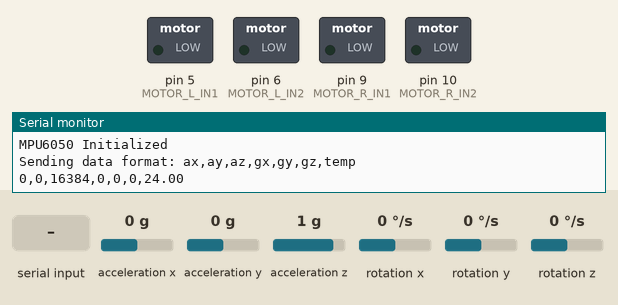
This sketch was run on a simulated Arduino Uno, built with avr-gcc and run on an emulated ATmega328P. Shown: switched loads named in the sketch (green lamp = pin HIGH), the last lines printed to the serial monitor. Wiring (inferred from the names in the program): MPU-6050 motion sensor at I2C address 0x68. Inputs (shaded band) come from the test bench; at power-on: acceleration x 0 g, acceleration y 0 g, acceleration z 1 g, rotation x 0 °/s, rotation y 0 °/s, rotation z 0 °/s.

Above: at 1.2 s.
1.3 s: "f" received over Serial
At 2.2 s:
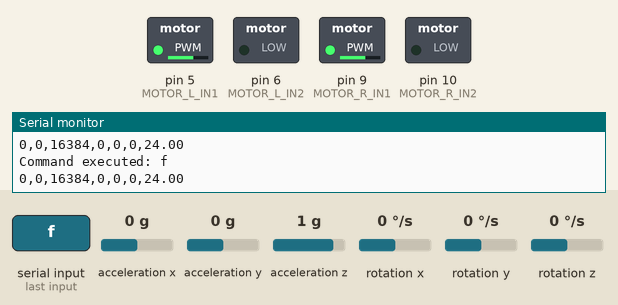
2.8 s: "b" received over Serial
At 3.3 s:
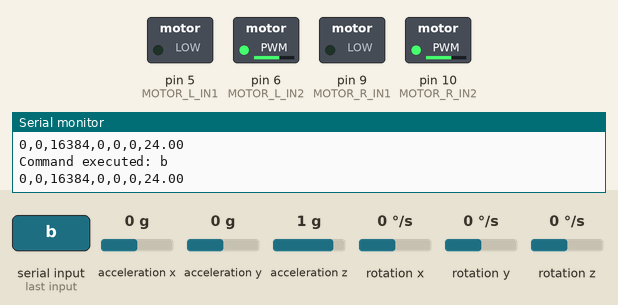
4.3 s: "l" received over Serial
At 5.5 s:
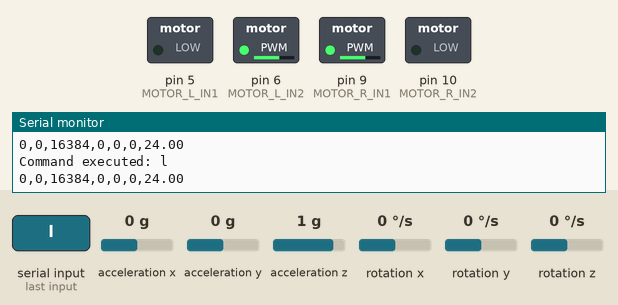
5.8 s: "r" received over Serial
At 6.8 s:
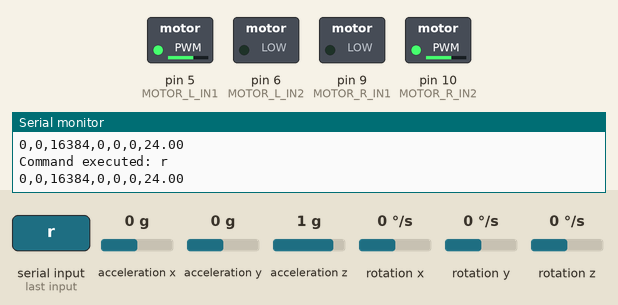
7.3 s: "t" received over Serial
At 7.9 s:
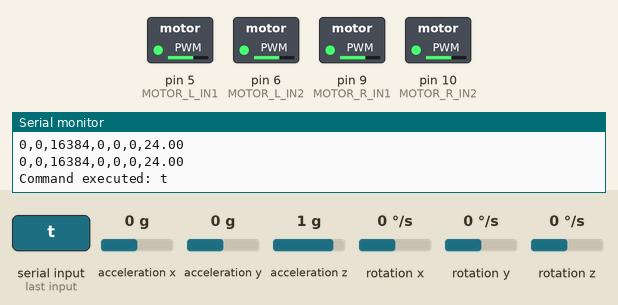
Timing chart, 0 to 9.8 s (numbered marks = the images above; inputs shaded):
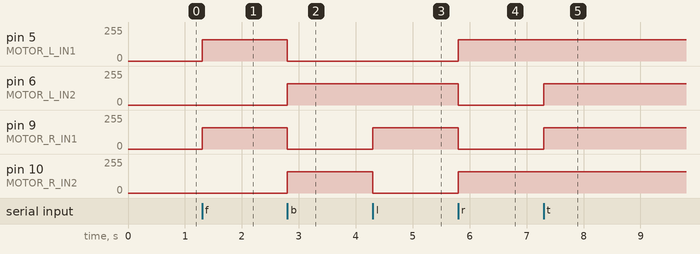

The sketch:

motor_driver_with_imu_pi_integration.ino
```cpp
/* Consolidated Arduino code for motor control and MPU6050 sensor data transmission
 * Features:
 * - Controls a six-wheel skid-steering robot
 * - Reads MPU6050 sensor data (accelerometer, gyroscope, temperature)
 * - Transmits data over USB to Raspberry Pi
 *
 * Hardware Connections:
 * - Motor control: PWM pins 5, 6, 9, 10 to H-bridge(s)
 * - MPU6050: VCC->5V, GND->GND, SCL->A5, SDA->A4
 * - USB connection to Raspberry Pi for data transmission
 */

/* Six-wheel Schematic Layout (Bird's eye view):
 * [front]  +-----+    +-----+
 *          |  L1 |    |  R1 |
 *          +-----+    +-----+
 *          |  L2 |    |  R2 |
 *          +-----+    +-----+
 *          |  L3 |    |  R3 |
 *          +-----+    +-----+
 * Legend: L1-L3: Left wheels, R1-R3: Right wheels
 * Note: Using skid steering (all left wheels as one group, all right as another)
 * Available PWM pins on Arduino R3: 3, 5, 6, 9, 10, 11
 *
 * Uses non-blocking timing instead of delay() to ensure commands are processed promptly
 */

#include <Wire.h> // Library for I2C communication with MPU6050

// Motor control pins (using PWM-capable pins)
const int MOTOR_L_IN1 = 5;  // Left motors forward
const int MOTOR_L_IN2 = 6;  // Left motors reverse
const int MOTOR_R_IN1 = 9;  // Right motors forward
const int MOTOR_R_IN2 = 10; // Right motors reverse

// Speed settings (0-255 for PWM)
const int DEFAULT_SPEED = 160; // Normal driving speed
const int TURN_SPEED = 80;     // Reduced speed for turning

// MPU6050 I2C address
const int MPU_ADDR = 0x68;

// Sensor variables
int16_t accelerometer_x, accelerometer_y, accelerometer_z;
int16_t gyro_x, gyro_y, gyro_z;
int16_t temperature;

// Timing variables for non-blocking operation
unsigned long previousMillis = 0;
const long sensorInterval = 1000; // Interval for sensor readings (1 second)

void setup()
{
  Serial.begin(9600);

  Wire.begin();

  // Configure motor control pins as outputs
  pinMode(MOTOR_L_IN1, OUTPUT);
  pinMode(MOTOR_L_IN2, OUTPUT);
  pinMode(MOTOR_R_IN1, OUTPUT);
  pinMode(MOTOR_R_IN2, OUTPUT);

  // Wake up MPU6050 from sleep mode
  Wire.beginTransmission(MPU_ADDR);
  Wire.write(0x6B); // Power management register
  Wire.write(0);    // Set to 0 to wake up
  Wire.endTransmission(true);

  stopMotors();

  Serial.println("Arduino ready to receive UART commands");
  Serial.println("MPU6050 Initialized");
  Serial.println("Sending data format: ax,ay,az,gx,gy,gz,temp");
}

void loop()
{
  // Check for incoming UART commands to control motors
  if (Serial.available() > 0)
  {
    char command = Serial.read();
    executeCommand(command);
    Serial.print("Command executed: ");
    Serial.println(command);
  }

  // Non-blocking sensor reading based on time interval
  unsigned long currentMillis = millis();
  if (currentMillis - previousMillis >= sensorInterval)
  {
    previousMillis = currentMillis; // Save the last time we read the sensor

    // Read MPU6050 sensor data
    readMPU6050Data();

    // Convert raw temperature to Celsius
    float temp_celsius = temperature / 340.0 + 36.53;

    // Create a comma-separated string for transmission
    String data = String(accelerometer_x) + "," +
                  String(accelerometer_y) + "," +
                  String(accelerometer_z) + "," +
                  String(gyro_x) + "," +
                  String(gyro_y) + "," +
                  String(gyro_z) + "," +
                  String(temp_celsius, 2);

    // Send data over serial
    Serial.println(data);
  }
}

void readMPU6050Data()
{
  Wire.beginTransmission(MPU_ADDR);
  Wire.write(0x3B); // Start at ACCEL_XOUT_H register
  Wire.endTransmission(false);

  Wire.requestFrom(MPU_ADDR, 14, true);

  accelerometer_x = Wire.read() << 8 | Wire.read();
  accelerometer_y = Wire.read() << 8 | Wire.read();
  accelerometer_z = Wire.read() << 8 | Wire.read();
  temperature = Wire.read() << 8 | Wire.read();
  gyro_x = Wire.read() << 8 | Wire.read();
  gyro_y = Wire.read() << 8 | Wire.read();
  gyro_z = Wire.read() << 8 | Wire.read();
}

void executeCommand(char command)
{
  switch (command)
  {
  case 'f':
    forward();
    break;
  case 'b':
    backward();
    break;
  case 'l':
    left();
    break;
  case 'r':
    right();
    break;
  case 's':
    stopMotors();
    break;
  case 't':
    brakeMotors();
    break;
  default:
    break;
  }
}

// Motor control functions
void forward()
{
  analogWrite(MOTOR_R_IN1, DEFAULT_SPEED);
  analogWrite(MOTOR_R_IN2, 0);
  analogWrite(MOTOR_L_IN1, DEFAULT_SPEED);
  analogWrite(MOTOR_L_IN2, 0);
}

void backward()
{
  analogWrite(MOTOR_R_IN1, 0);
  analogWrite(MOTOR_R_IN2, DEFAULT_SPEED);
  analogWrite(MOTOR_L_IN1, 0);
  analogWrite(MOTOR_L_IN2, DEFAULT_SPEED);
}

void left()
{
  analogWrite(MOTOR_R_IN1, DEFAULT_SPEED);
  analogWrite(MOTOR_R_IN2, 0);
  analogWrite(MOTOR_L_IN1, 0);
  analogWrite(MOTOR_L_IN2, DEFAULT_SPEED);
}

void right()
{
  analogWrite(MOTOR_R_IN1, 0);
  analogWrite(MOTOR_R_IN2, DEFAULT_SPEED);
  analogWrite(MOTOR_L_IN1, DEFAULT_SPEED);
  analogWrite(MOTOR_L_IN2, 0);
}

void stopMotors()
{
  analogWrite(MOTOR_R_IN1, 0);
  analogWrite(MOTOR_R_IN2, 0);
  analogWrite(MOTOR_L_IN1, 0);
  analogWrite(MOTOR_L_IN2, 0);
}

void brakeMotors()
{
  analogWrite(MOTOR_R_IN1, DEFAULT_SPEED);
  analogWrite(MOTOR_R_IN2, DEFAULT_SPEED);
  analogWrite(MOTOR_L_IN1, DEFAULT_SPEED);
  analogWrite(MOTOR_L_IN2, DEFAULT_SPEED);
}
```

Measured:
- after the input at 1.3 s, pin 5 (MOTOR_L_IN1), pin 9 (MOTOR_R_IN1): 0/255 → 160/255 at once
- after the input at 2.8 s, pin 5 (MOTOR_L_IN1), pin 9 (MOTOR_R_IN1): 160/255 → 0/255 at once; pin 6 (MOTOR_L_IN2), pin 10 (MOTOR_R_IN2): 0/255 → 160/255 at once
- after the input at 4.3 s, pin 9 (MOTOR_R_IN1): 0/255 → 160/255 at once; pin 10 (MOTOR_R_IN2): 160/255 → 0/255 at once
- after the input at 5.8 s, pin 5 (MOTOR_L_IN1), pin 10 (MOTOR_R_IN2): 0/255 → 160/255 at once; pin 6 (MOTOR_L_IN2), pin 9 (MOTOR_R_IN1): 160/255 → 0/255 at once
- after the input at 7.3 s, pin 6 (MOTOR_L_IN2), pin 9 (MOTOR_R_IN1): 0/255 → 160/255 at once
